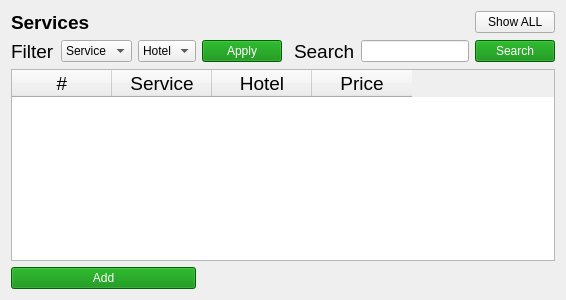
        <widget class="QWidget" name="tab_8">
         <attribute name="title">
          <string>Services</string>
         </attribute>
         <layout class="QGridLayout" name="gridLayout_6">
          <item row="1" column="3">
           <widget class="QPushButton" name="pushButton_47">
            <property name="styleSheet">
             <string notr="true">QPushButton {
	
	font: 75 10pt &quot;Segoe UI&quot;;
	
	background-color: rgb(0, 136, 0);
	color: rgb(255, 255, 255);
 }

QPushButton::hover
{

	
	background-color: rgb(0, 255, 0);
}</string>
            </property>
            <property name="text">
             <string>Apply</string>
            </property>
           </widget>
          </item>
          <item row="1" column="2">
           <widget class="QComboBox" name="comboBox_19">
            <item>
             <property name="text">
              <string>Hotel</string>
             </property>
            </item>
           </widget>
          </item>
          <item row="1" column="7">
           <widget class="QPushButton" name="pushButton_46">
            <property name="styleSheet">
             <string notr="true">QPushButton {
	
	font: 75 10pt &quot;Segoe UI&quot;;
	
	background-color: rgb(0, 136, 0);
	color: rgb(255, 255, 255);
 }

QPushButton::hover
{

	
	background-color: rgb(0, 255, 0);
}</string>
            </property>
            <property name="text">
             <string>Search</string>
            </property>
           </widget>
          </item>
          <item row="0" column="0" colspan="2">
           <widget class="QLabel" name="label_30">
            <property name="font">
             <font>
              <family>Segoe UI</family>
              <pointsize>14</pointsize>
              <weight>75</weight>
              <italic>false</italic>
              <bold>true</bold>
             </font>
            </property>
            <property name="styleSheet">
             <string notr="true">QLabel{
font-weight:bold;
}</string>
            </property>
            <property name="text">
             <string>Services</string>
            </property>
           </widget>
          </item>
          <item row="1" column="5">
           <widget class="QLabel" name="label_84">
            <property name="font">
             <font>
              <family>Segoe UI</family>
              <pointsize>14</pointsize>
              <weight>9</weight>
              <italic>false</italic>
              <bold>false</bold>
             </font>
            </property>
            <property name="text">
             <string>Search</string>
            </property>
           </widget>
          </item>
          <item row="1" column="0">
           <widget class="QLabel" name="label_83">
            <property name="font">
             <font>
              <family>Segoe UI</family>
              <pointsize>14</pointsize>
              <weight>9</weight>
              <italic>false</italic>
              <bold>false</bold>
             </font>
            </property>
            <property name="text">
             <string>Filter</string>
            </property>
           </widget>
          </item>
          <item row="1" column="1">
           <widget class="QComboBox" name="comboBox_17">
            <item>
             <property name="text">
              <string>Service</string>
             </property>
            </item>
           </widget>
          </item>
          <item row="1" column="6">
           <widget class="QLineEdit" name="lineEdit_50"/>
          </item>
          <item row="2" column="0" colspan="8">
           <widget class="QTableWidget" name="tableWidget_8">
            <column>
             <property name="text">
              <string>#</string>
             </property>
             <property name="font">
              <font>
               <pointsize>14</pointsize>
              </font>
             </property>
             <property name="textAlignment">
              <set>AlignCenter</set>
             </property>
            </column>
            <column>
             <property name="text">
              <string>Service</string>
             </property>
             <property name="font">
              <font>
               <pointsize>14</pointsize>
              </font>
             </property>
             <property name="textAlignment">
              <set>AlignCenter</set>
             </property>
            </column>
            <column>
             <property name="text">
              <string>Hotel</string>
             </property>
             <property name="font">
              <font>
               <pointsize>14</pointsize>
              </font>
             </property>
             <property name="textAlignment">
              <set>AlignCenter</set>
             </property>
            </column>
            <column>
             <property name="text">
              <string>Price</string>
             </property>
             <property name="font">
              <font>
               <pointsize>14</pointsize>
              </font>
             </property>
             <property name="textAlignment">
              <set>AlignCenter</set>
             </property>
            </column>
           </widget>
          </item>
          <item row="3" column="0" colspan="3">
           <widget class="QPushButton" name="pushButton_19">
            <property name="styleSheet">
             <string notr="true">QPushButton {
	
	font: 75 16pt &quot;Segoe UI&quot;;
	
	background-color: rgb(0, 136, 0);
	color: rgb(255, 255, 255);
 }

QPushButton::hover
{

	
	background-color: rgb(0, 255, 0);
}</string>
            </property>
            <property name="text">
             <string>Add</string>
            </property>
           </widget>
          </item>
          <item row="0" column="7">
           <widget class="QPushButton" name="pushButton_30">
            <property name="text">
             <string>  Show ALL  </string>
            </property>
           </widget>
          </item>
         </layout>
        </widget>
